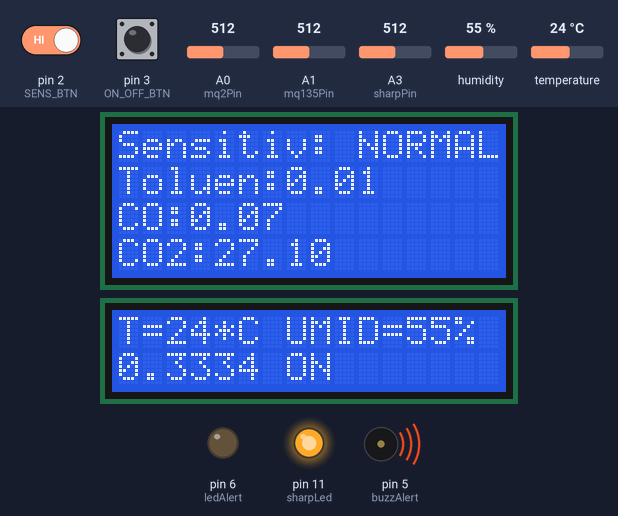
The sketch below on a simulated Arduino Uno, built with avr-gcc and run on an emulated ATmega328P. Shown: 16×4 character LCD, 16×2 character LCD, output pins drawn as LEDs (lit = HIGH), buzzer (waves = sounding, pin HIGH). Inputs (shaded band) come from the test bench; at power-on: pin 2 (SENS_BTN) HIGH, pin 3 (ON_OFF_BTN) HIGH, A3 (sharpPin) = 512, A1 (mq135Pin) = 512, A0 (mq2Pin) = 512, humidity 55 %, temperature 24 °C. What the sketch prints to the serial monitor is not drawn.

Above: at 1.3 s.
1.4 s: pin 2 (SENS_BTN) driven LOW
At 3.3 s:
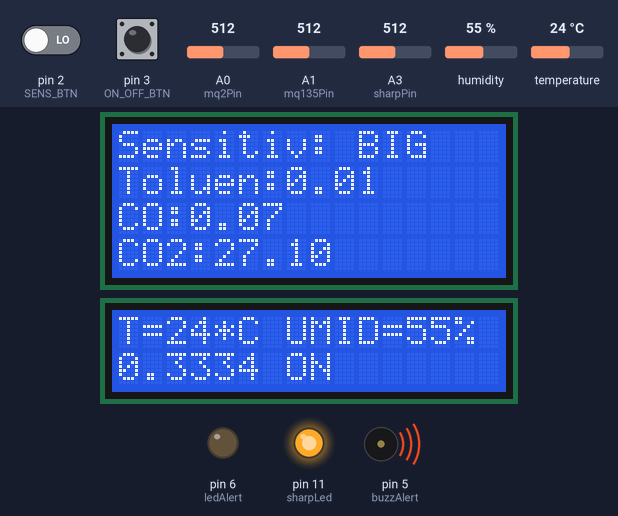
4.1 s: pin 3 (ON_OFF_BTN) pulled LOW for 2.35 s
At 5.4 s:
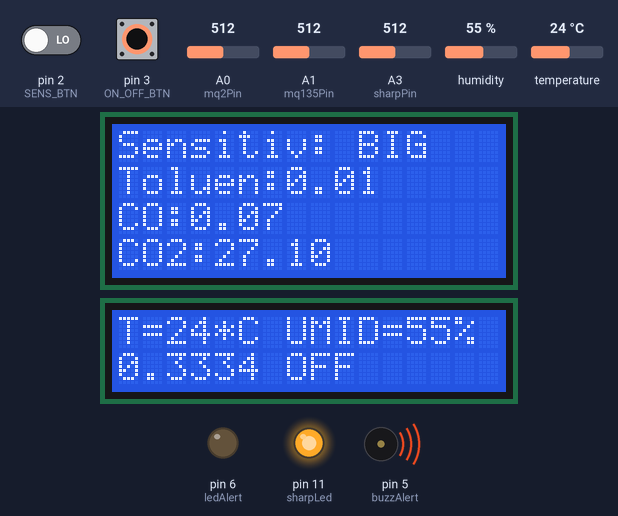
7.9 s: A3 (sharpPin) set to 640
At 9.6 s:
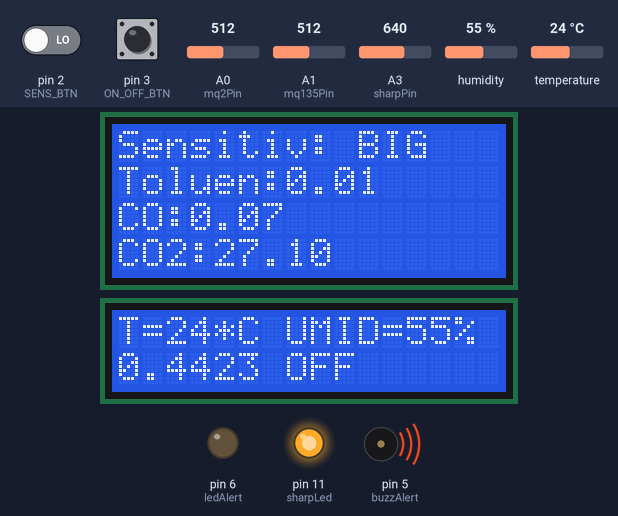
10.6 s: A3 (sharpPin) set to 657
At 13.6 s:
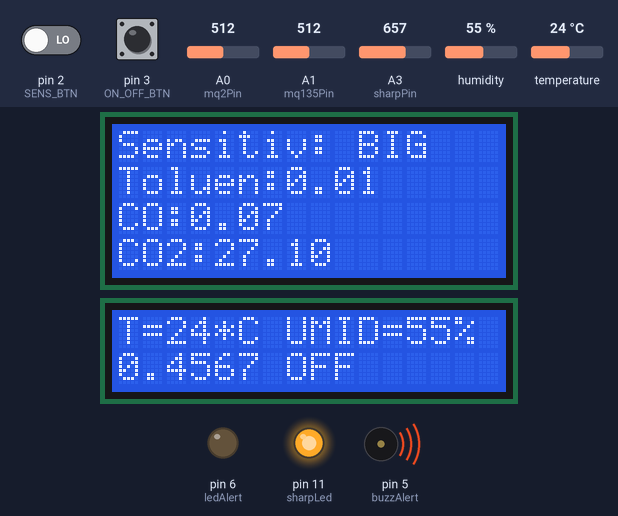
13.9 s: A1 (mq135Pin) set to 827
At 14.8 s:
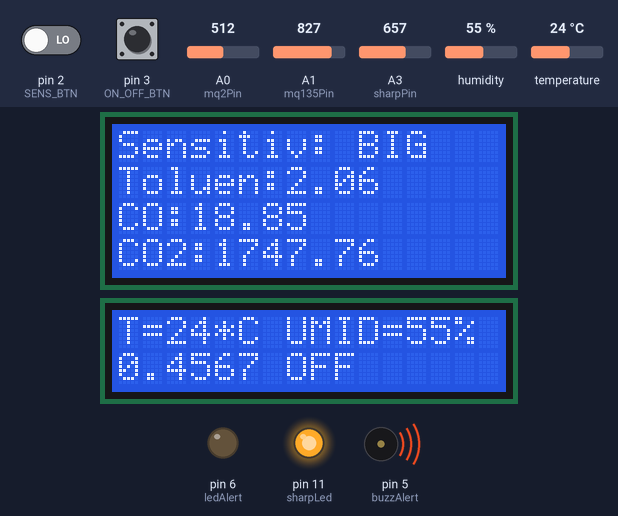
16.6 s: A1 (mq135Pin) set to 845
At 19.3 s:
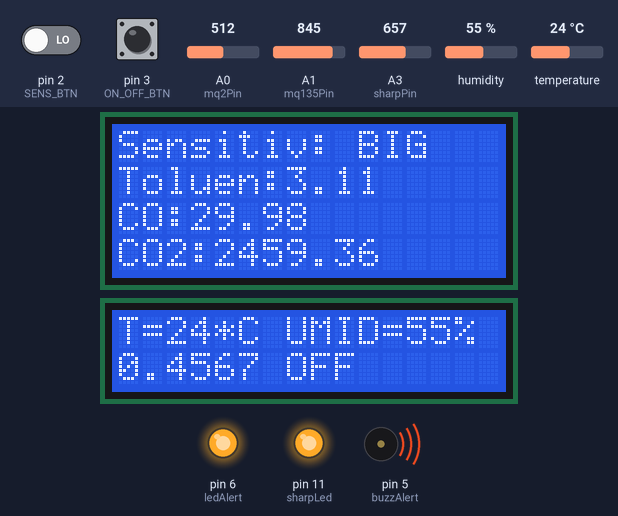
Timing chart, 0 to 20.8 s (numbered marks = the images above; inputs shaded):
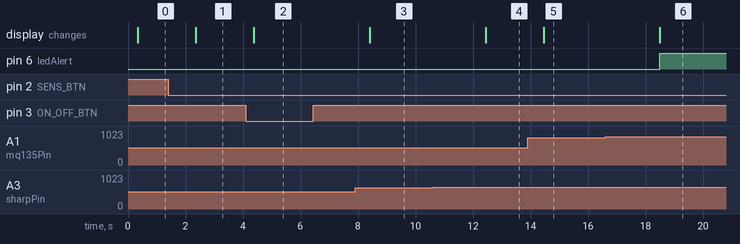

The sketch:

Program.ino
```cpp
#include <Wire.h> // Biblioteca pentru LCD
#include <LiquidCrystal_I2C.h> // Biblioteca pentru comunicatia I2C
#include <dht.h> // Biblioteca pentru DTH

#define R_L_mq2 4.7 // rezistenta RL_MQ-2 in kohm
#define R_L_mq135 20.0 // rezistenta RL_MQ-135 in kohm

#define R_0_mq2 0.8 // rezistenta R0_MQ-2 determinata la calibrare in aer curat
#define R_0_mq135 2 // rezistenta R0_MQ-135 determinata la calibrare in aer curat

#define BIG_SENS 3
#define NORMAL_SENS 2
#define SMALL_SENS 1

#define SENS_BTN 2
#define ON_OFF_BTN 3

/*
Senzor de fum:
Tigara langa senzorii MQ-2, MQ-135 si Sharp_GP2Y1010AU0F
Pragurile de alerta alese:
    ->  0.45 mg/m3 - fum    - Sharp_GP2Y1010AU0F
    ->  5ppm     - toluen - MQ-135
    ->  25ppm       - CO     - MQ-135
    ->  2500ppm    - CO2    - MQ-2
Daca minim 2 din acestea sunt peste prag => dau alarma
*/

dht DHT;

LiquidCrystal_I2C lcd(0x27, 16, 4); // 0x27 adresa I2C, LCD1604 (16coloane & 4linii)
LiquidCrystal_I2C lcd_mic(0x26, 16, 2); // 0x26 adresa I2C, LCD1602 (16coloane & 2linii)

#define dhtPin 12 // pinul pentru Date senzor de temperatura si umiditate - DTH11

#define sharpPin A3 // pinul pentru Vout senzor de fum - Sharp_GP2Y1010AU0F
#define sharpLed 11 // pinul pentru control LED IR senzor de fum - Sharp_GP2Y10

#define mq135Pin A1 // pinul pentru Vout senzor gaze MQ-135
#define mq2Pin A0 // pinul pentru Vout senzor gaze si fum MQ-2

#define ledAlert 6 // pinul la care este conectat ledul de avertizare
#define buzzAlert 5 // pinul la care este conectat buzzerul de avertizare

int lastDebounce; // folosit pentru a elimina problema de bounce a butonului apasat
int sensitive; // retine senzitivitatea senzorilor
// => cati senzori semnalizeaza pericol simultan pentru a da alarma
int on_off; // spune daca alarma este pornita sau nu
int lastDebounce_on_off;

void change_sensitivity() {
  if(digitalRead(SENS_BTN) != LOW)
    return;
  if(millis() - lastDebounce > 1000) {
    lastDebounce = millis();
    sensitive ++;
    if(sensitive == BIG_SENS + 1)
      sensitive = 1;
    Serial.print("CHANGED SENSITIVITY!");
    Serial.println(sensitive);
  }
}

void on_off_modif() {
  if(digitalRead(ON_OFF_BTN) != LOW)
    return;
  if(millis() - lastDebounce_on_off > 1000) {
    lastDebounce_on_off = millis();
    if(on_off == 0) {
      Serial.println();
      Serial.println("ON");
      on_off = 1;
    } else {
      on_off = 0;
      Serial.println();
      Serial.println("OFF");
    }
  }
}


void setup() {
  pinMode (buzzAlert, OUTPUT); // iesire ce comanda buzzer-ul
  pinMode (ledAlert, OUTPUT); // iesire ce comanda aprindere/stingerea ledului
  pinMode (mq2Pin, INPUT); // se configureaza pinul A0 ca intrare (MQ-2)
  pinMode (mq135Pin, INPUT); // se configureaza pinul A1 ca intrare (MQ-135)
  pinMode (dhtPin, INPUT); // se configureaza pinul A2 ca intrare (DTH11)
  pinMode (sharpPin, INPUT); // se configureaza pinul A4 ca intrare (Sharp)
  pinMode(sharpLed, OUTPUT); // iesirea pentru control LED IR senzor de fum (Sharp)
  digitalWrite (sharpLed, HIGH); // (HIGH --> led IR initial oprit)
  digitalWrite (ledAlert, LOW); // led de alerta initial stins
  digitalWrite (buzzAlert, HIGH); // buzzer de alerta initial oprit

  lcd.init(); // initializeaza LCD1604
  lcd.backlight();
  lcd.clear();

  lcd_mic.init(); // initializeaza LCD1604
  lcd_mic.backlight();
  lcd_mic.clear();

  Serial.begin(9600); // comunicatia seriala cu baud rate = 9600bps

  Serial.println("\t tensiune mq2 \t | \t tensiune mq135 \t | \t temperatura \t\t | \t\t umiditate \t | \t concentratie FUM \t | \t densitate FUM");

  pinMode(SENS_BTN, INPUT_PULLUP);
  pinMode(ON_OFF_BTN, INPUT_PULLUP);
  attachInterrupt(digitalPinToInterrupt(SENS_BTN), change_sensitivity, FALLING);
  attachInterrupt(digitalPinToInterrupt(ON_OFF_BTN), on_off_modif, FALLING);

  sensitive = NORMAL_SENS;
  lastDebounce = millis();
  on_off = 1;
  lastDebounce_on_off = millis();
}

void loop() {
  // THE LINE MUST START WITH > FOR PYTHON
  Serial.print(">\t");

  // senzor gaz si fum MQ-2
  float tensiune_mq2 = (analogRead(mq2Pin)/1023.0)*5.0;
  Serial.print(tensiune_mq2);     // Vout MQ-2 [V]
  Serial.print(" \t\t | \t\t");

  // senzor gaz MQ-135
  float tensiune_mq135 = (analogRead(mq135Pin)/1023.0)*5.0;
  Serial.print(tensiune_mq135);  // Vout MQ-135 [V]
  Serial.print(" \t\t | \t\t");

  // senzor temperatura si umiditate DHT11
  int info = DHT.read11(dhtPin); // info de la senzorul de umiditate si temperatura
  //  Serial.print(info);
  int temp = DHT.temperature;
  int humid = DHT.humidity;
  Serial.print(temp); // temperatura curenta [grade C]
  Serial.print(" \t\t | \t\t ");
  Serial.print(humid); // umiditatea relativa curenta [%]
  Serial.print(" \t\t | \t\t ");

  // senzor fum SHARP GP2Y10
  digitalWrite(sharpLed, LOW); // (LOW --> led IR pornit)
  delayMicroseconds(280); // asteptare totala de 32 milisecunde
  float tensiune_sharp = analogRead(sharpPin) * 5.0 / 1023.0;
  delayMicroseconds(40);
  digitalWrite(sharpLed, HIGH);
  delayMicroseconds(9680);
  float dens_fum; // mg/m^3
  if(tensiune_sharp <= 0.59) {
    dens_fum = 0;
  }
  else
  if(tensiune_sharp > 0.59 && tensiune_sharp < 3.58) {
    dens_fum = tensiune_sharp * 0.174 - 0.102;
  }
  else
  if(tensiune_sharp <= 3.58 && tensiune_sharp <= 5) {
    dens_fum = tensiune_sharp * 3.5 - 12.01;
  }

  Serial.print(tensiune_sharp);
  Serial.print(" \t\t | \t\t ");
  Serial.print(dens_fum, 4); // densitate fum [mg/m3]
  Serial.println("");

  // afisare info pe lcd
  // temperatura – DTH11
  lcd_mic.setCursor(0,0); // misca cursorul la pozitia (0, 0)
  lcd_mic.print("T="); // afiseaza mesaj la pozitia (0, 0)
  lcd_mic.print(temp); // afiseaza mesaj la pozitia (2, 0)
  lcd_mic.print("*C"); // afiseaza mesaj la pozitia (4, 0)
  // umiditate
  lcd_mic.print(" UMID="); // afiseaza mesaj la pozitia (6, 0)
  lcd_mic.print(humid); // afiseaza mesaj la pozitia (13,0)
  lcd_mic.print("% "); // afiseaza mesaj la pozitia (15, 0)

  // FUM densitate - Sharp
  lcd_mic.setCursor(0,1); // misca cursorul la pozitia (0, 1)
  lcd_mic.print(dens_fum, 4);

  lcd_mic.print(" ");
  if(on_off == 0)
    // on/off alarma
    lcd_mic.print("OFF");
  else
    lcd_mic.print("ON");
  lcd_mic.print(" ");

  lcd.setCursor(0,0);
  lcd.print("Sensitiv:       ");
  lcd.setCursor(10,0);
  if(sensitive == BIG_SENS)
    lcd.print("BIG");
  else if(sensitive == NORMAL_SENS)
    lcd.print("NORMAL");
  else if(sensitive == SMALL_SENS)
    lcd.print("SMALL");

  lcd.setCursor(0,1);
  //Toluen - MQ-135
  lcd.print("Toluen:");
  float toluen_conc = concentratie_mq135(temp, humid, tensiune_mq135, 45.004, -3.499);
  lcd.print(toluen_conc, 2);

  lcd.setCursor(-4,2);
  //CO – MQ-135
  lcd.print("CO:");
  float co_conc = concentratie_mq135(temp, humid, tensiune_mq135, 605, -3.936);
  lcd.print(co_conc, 2);
  lcd.print(" ");

  //CO2 – MQ-2
  lcd.setCursor(-4,3);
  lcd.print("CO2:");
  float co2_conc = concentratie_mq135(temp, humid, tensiune_mq135, 112.351, -2.898) * 200;
  lcd.print(co2_conc, 2);

  if(ciggarete_check(dens_fum, toluen_conc, co_conc, co2_conc, temp) >= sensitive) {
    digitalWrite (ledAlert, HIGH);
    buzz(100);
  }
  else
    digitalWrite (ledAlert, LOW);
  delay(1900);
}

float concentratie_mq135(int t, int h, float V_mq135, float a, float b) {
  float z = extrapolat_mq135(t, h);
  float f = z / extrapolat_mq135(20, 65);
  float Rs_t_h = R_L_mq135 * (5.0 / V_mq135 - 1);
  if(Rs_t_h < 0)
    Rs_t_h = 0;
  float Rs_20_65 = Rs_t_h / f;
  float ratio = Rs_20_65 / R_0_mq135;
  float conc = a * pow(ratio, b);
  return conc;
}

float concentratie_mq2(int t, int h, float V_mq2, float a, float b) {
  float z = extrapolat_mq2(t, h);
  float f = z / extrapolat_mq2(20, 65);
  float Rs_t_h = ((R_L_mq2 * 5.0) / V_mq2) - R_L_mq2;
  if(Rs_t_h < 0)
    Rs_t_h = 0;
  float Rs_20_65 = Rs_t_h / f;
  float ratio = Rs_20_65 / R_0_mq2;
  float conc = a * pow(ratio, b);
  return conc;
}

float extrapolat_mq2(int t, int h) { // temperatura si umiditatea
  // valori Temperatura: 0 – 50 grade C  & valori RH: 0 – 100 %
  // valorile obtinute prin interpolare in Matlab pentru umiditate = 33% si 85%
  float all_h85[] = {
                1.253,1.2288,1.2046,1.1804,1.1562,1.132,1.1126,1.0932,1.0738,1.0544,
                1.035,1.0188,1.0026,0.9864,0.9702,0.954,0.946,0.938,0.93,0.922,0.914,
                0.9082,0.9024,0.8966,0.8908,0.885,0.8826,0.8802,0.8778,0.8754,0.873,
                0.8708,0.8686,0.8664,0.8642,0.862,0.8596,0.8572,0.8548,0.8524,0.85,
                0.8466,0.8432,0.8398,0.8364,0.833,0.8318,0.8306,0.8294,0.8282,0.827
              };
  float all_h33[] = {
                1.363,1.341,1.319,1.297,1.275,1.253,1.23,1.207,1.184,1.161,1.138,1.1196,
                1.1012,1.0828,1.0644,1.046,1.0368,1.0276,1.0184,1.0092,1,0.9942,0.9884,
                0.9826,0.9768,0.971,0.9676,0.9642,0.9608,0.9574,0.954,0.9516,0.9492,
                0.9468,0.9444,0.942,0.9432,0.9444,0.9456,0.9468,0.948,0.9446,0.9412,
                0.9378,0.9344,0.931,0.9264,0.9218,0.9172,0.9126,0.908
              };
  return (all_h85[t] - all_h33[t]) / (85 - 33) * (h - 33) + all_h33[t];
}

float extrapolat_mq135(int t, int h) { // temperatura si umiditatea
  // valori Temperatura 0 – 50 grade C  & valori RH: 0 – 100 %
  // valorile obtinute prin interpolare in matlab pentru humidity = 33% si 85%
  float all_h85[] = {
                1.238,1.2156,1.1932,1.1708,1.1484,1.126,1.1068,1.0876,1.0684,1.0492,
                1.03,1.0132,0.9964,0.9796,0.9628,0.946,0.9392,0.9324,0.9256,0.9188,
                0.912,0.9052,0.8984,0.8916,0.8848,0.878,0.8758,0.8736,0.8714,0.8692,
                0.867,0.8636,0.8602,0.8568,0.8534,0.85,0.8478,0.8456,0.8434,0.8412,
                0.839,0.8356,0.8322,0.8288,0.8254,0.822,0.8208,0.8196,0.8184,0.8172,0.816
              };
  float all_h33[] = {
                1.378,1.35,1.322,1.294,1.266,1.238,1.2144,1.1908,1.1672,1.1436,1.12,
                1.102,1.084,1.066,1.048,1.03,1.024,1.018,1.012,1.006,1,0.9902,0.9804,
                0.9706,0.9608,0.951,0.9488,0.9466,0.9444,0.9422,0.94,0.9366,0.9332,
                0.9298,0.9264,0.923,0.9242,0.9254,0.9266,0.9278,0.929,0.9256,0.9222,
                0.9188,0.9154,0.912,0.9098,0.9076,0.9054,0.9032,0.901
              };
  return (all_h85[t] - all_h33[t]) / (85 - 33) * (h - 33) + all_h33[t];
}

int ciggarete_check(
  float smoke_density, float toluen_conc,
  float co_conc, float co2_conc, float temp) {
  int count = 0;

  Serial.print(co2_conc); // 2500ppm
  Serial.print(" ");
  Serial.print(smoke_density);//0.45
  Serial.print(" ");
  Serial.print(toluen_conc);//5ppm
  Serial.print(" ");
  Serial.print(co_conc); //25ppm
  Serial.println(" ");

  if( co2_conc >= 2000) {
    count ++;
    Serial.print("MQ2 ");
  }

  if(smoke_density >= 0.45) {
    count ++;
    Serial.print("SharpLed ");
  }

  if(toluen_conc >= 5 || co_conc >= 25){
    count ++;
    Serial.print("MQ135 ");
  }

  if(temp >= 45) {
    Serial.print("DHT_Temp ");
    count ++;
  }

  if(count > 0)
    Serial.println();

  return count;
}

void buzz(int delay_ms) {
  if(on_off == 0)
    return;
  digitalWrite (buzzAlert, LOW);
  delay(10);
  digitalWrite (buzzAlert, HIGH);
}
```

Measured:
- the behaviour switches between 838 and 839 on A1 (mq135Pin) (found by bisection; images 5 and 6)
- after the input at 1.4 s, the display: changes after 0.96 s (image 1)
- after the input at 4.1 s, the display: changes after 0.27 s (image 2)
- after the input at 7.9 s, the display: changes after 0.50 s (image 3)
- after the input at 10.6 s, the display: changes after 1.8 s (image 4)
- after the input at 13.9 s, the display: changes after 0.55 s (image 5)
- after the input at 16.6 s, pin 6 (ledAlert): LOW → HIGH after 1.9 s; the display: changes after 1.9 s (image 6)
